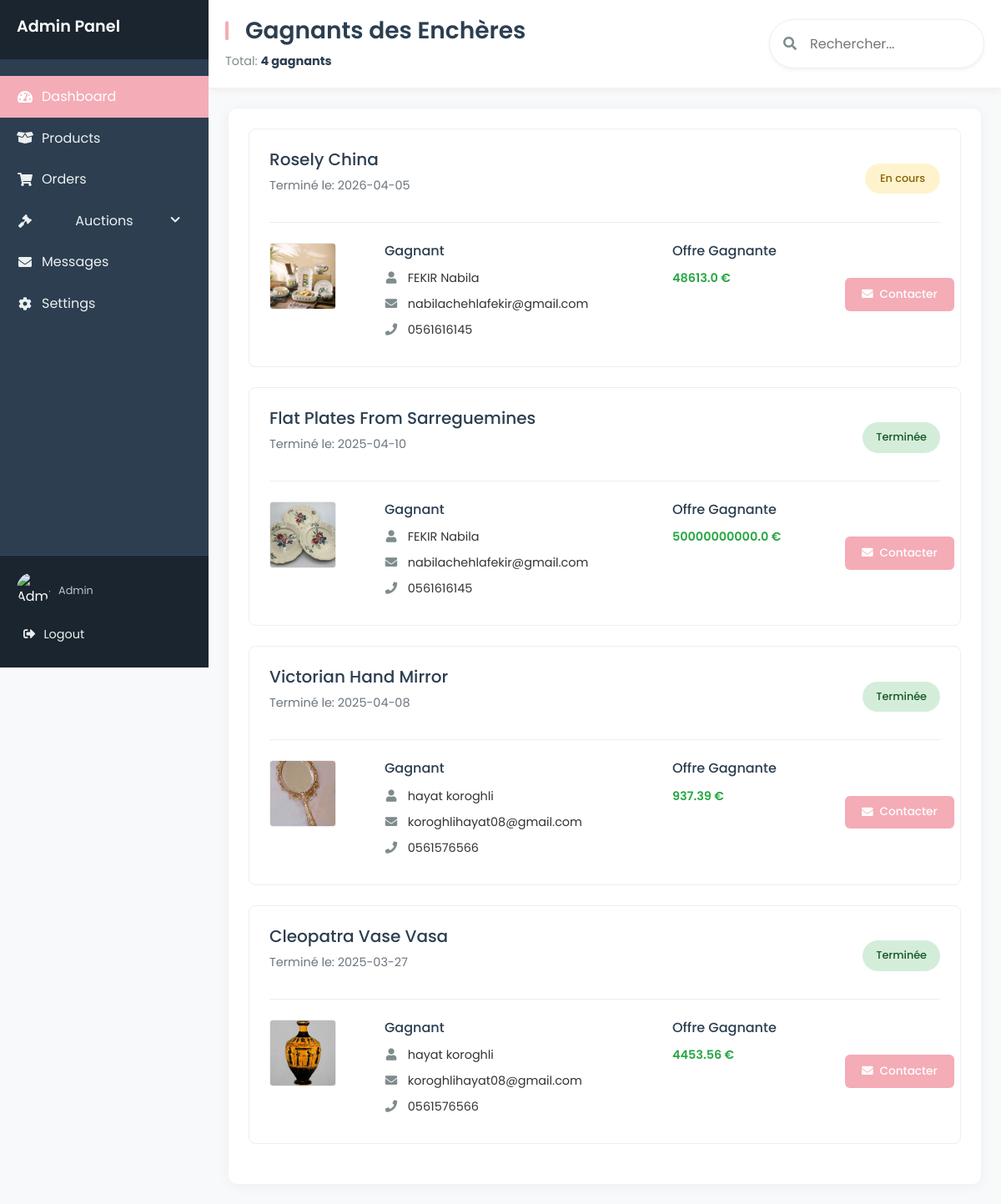
/admin/auction_winners, run on an earlier commit of the app's database.
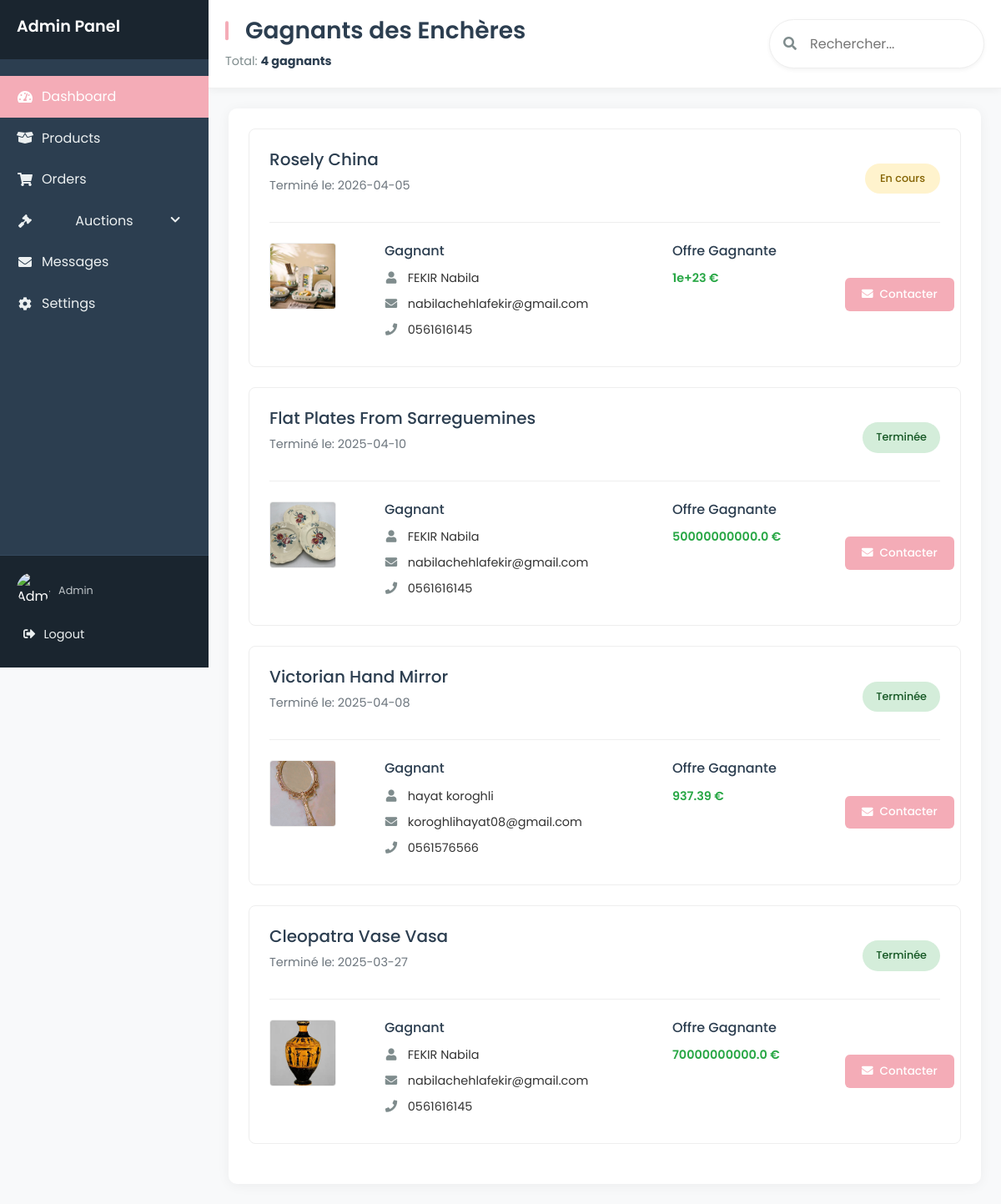
And on a later commit of the database.
### tables this page shows
CREATE TABLE enchere (
            id_enchere INTEGER PRIMARY KEY AUTOINCREMENT,
            name TEXT NOT NULL,
            etat TEXT NOT NULL DEFAULT 'En cours',
            description TEXT NOT NULL,
            image_url TEXT, 
            prix REAL NOT NULL,
            date_fin DATE NOT NULL,
            adresse TEXT NOT NULL
        );

CREATE TABLE users (
            id INTEGER PRIMARY KEY AUTOINCREMENT,
            FirstName TEXT NOT NULL,
            LastName TEXT NOT NULL,
            Email TEXT UNIQUE NOT NULL,
            phoneNum TEXT NOT NULL,
            password TEXT NOT NULL, 
            is_admin INTEGER NOT NULL DEFAULT 0 CHECK(is_admin IN (0,1))  
        );

### app.py (the view, shortened to what this page needs)
@app.route("/admin/auction_winners", methods=["GET", "POST"])
def auction_winners():
    conn = get_db()
    cursor = conn.cursor()
    cursor.execute(
        """
        SELECT
            e.id_enchere,
            e.name AS auction_name,
            e.image_url,
            e.date_fin,
            MAX(h.proposed_price) AS winning_bid,
            u.id AS winner_id,
            u.FirstName || ' ' || u.LastName AS winner_name,
            u.Email AS winner_email,
            u.phoneNum AS winner_phone,
            e.etat,
            CASE
                WHEN e.etat = 'Annulée' THEN 'Annulée'
                WHEN e.date_fin < date('now') THEN 'Terminée'
                ELSE 'En cours'
            END AS auction_status
        FROM enchere e
        JOIN historique_enchere h ON e.id_enchere = h.id_enchere
        JOIN users u ON h.id_user = u.id
        GROUP BY e.id_enchere
        HAVING winning_bid = h.proposed_price
        ORDER BY e.date_fin DESC
        """
    )
    winners = cursor.fetchall()
    conn.close()
    return render_template("winner_enchere.html", winners=winners)

### app.py (called while the page is built)
def get_db():
    conn = sqlite3.connect("database.db")
    conn.row_factory = sqlite3.Row
    return conn

### templates/winner_enchere.html (shortened to what the changed rows need)
<!DOCTYPE html>
<html lang="fr">
  <head>
    <link
      rel="stylesheet"
      href="https://cdnjs.cloudflare.com/ajax/libs/font-awesome/5.15.4/css/all.min.css" />
    <link href="https://cdn.jsdelivr.net/npm/bootstrap@5.1.3/dist/css/bootstrap.min.css" rel="stylesheet">
  </head>
  <body>
    <div class="admin-container">
    <aside class="sidebar">
        <div class="sidebar-header">
            <h2>Admin Panel</h2>
        </div>
    </aside>
      <div class="content-wrapper">
        <header class="main-header">
          <div class="header-title">
            <h1>Gagnants des Enchères</h1>
          </div>
        </header>
        <main class="main-content">
          <div class="winners-container">
            {% if winners|length > 0 %}
              {% for winner in winners %}
              <div class="winner-card">
                <div class="winner-header">
                  <div>
                    <h3>{{ winner.auction_name }}</h3>
                    <p class="text-muted">Terminé le: {{ winner.date_fin }}</p>
                  </div>
                  <div>
                    <span class="status-badge
                      {% if winner.auction_status == 'Terminée' %}status-completed
                      {% elif winner.auction_status == 'Annulée' %}status-canceled
                      {% else %}status-active{% endif %}">
                      {{ winner.auction_status }}
                    </span>
                  </div>
                </div>
                <div class="row">
                  <div class="col-md-2">
                    <img src="{{ url_for('static', filename=winner.image_url) }}"
                         alt="{{ winner.auction_name }}" class="product-image">
                  </div>
                  <div class="col-md-5 winner-info">
                    <h4>Gagnant</h4>
                    <p><i class="fas fa-user"></i> {{ winner.winner_name }}</p>
                    <p><i class="fas fa-envelope"></i> {{ winner.winner_email }}</p>
                    <p><i class="fas fa-phone"></i> {{ winner.winner_phone }}</p>
                  </div>
                  <div class="col-md-3 winner-info">
                    <h4>Offre Gagnante</h4>
                    <p class="winning-bid">{{ winner.winning_bid }} €</p>
                  </div>
                  <div class="col-md-2 d-flex align-items-center">
                    <button class="btn contact-btn"
                            onclick="openEmailModal('{{ winner.winner_email }}')">
                      <i class="fas fa-envelope"></i> Contacter
                    </button>
                  </div>
                </div>
              </div>
              {% endfor %}
            {% else %}
              <div class="empty-state">
                <i class="fas fa-trophy"></i>
                <h3>Aucun gagnant d'enchère trouvé</h3>
                <p>Aucune enchère n'a été terminée avec un gagnant pour le moment.</p>
              </div>
            {% endif %}
          </div>
        </main>
      </div>
    </div>
  </body>
</html>

What changed in the data, as far as the page shows it:
changed enchere "Rosely China": winning_bid "48613.0" → "1e+23"
changed enchere "Cleopatra Vase Vasa": winner_name "hayat koroghli" → "FEKIR Nabila"; winner_email "koroghlihayat08@gmail.com" → "nabilachehlafekir@gmail.com"; winner_phone "0561576566" → "0561616145"; winning_bid "4453.56" → "70000000000.0"
